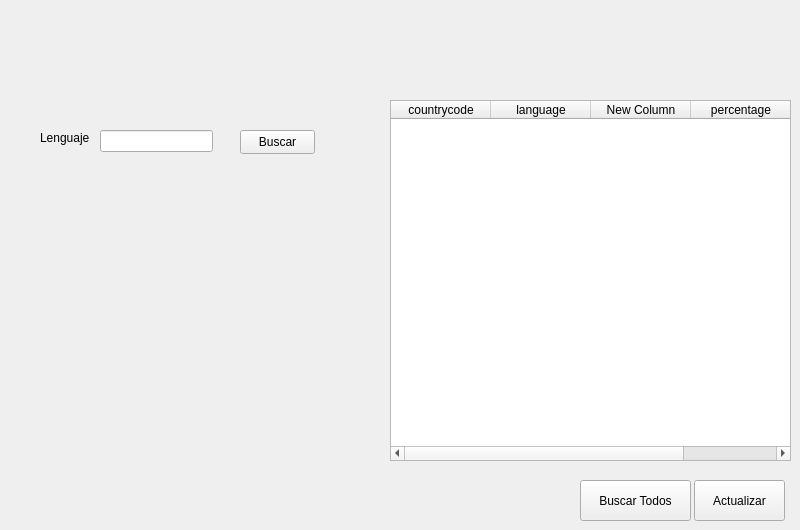
    <widget class="QWidget" name="tabLenguaje">
     <attribute name="title">
      <string>Consultar Lenguaje</string>
     </attribute>
     <widget class="QTableWidget" name="tableWidget">
      <property name="geometry">
       <rect>
        <x>390</x>
        <y>100</y>
        <width>401</width>
        <height>361</height>
       </rect>
      </property>
      <column>
       <property name="text">
        <string>countrycode</string>
       </property>
      </column>
      <column>
       <property name="text">
        <string>language</string>
       </property>
      </column>
      <column>
       <property name="text">
        <string>New Column</string>
       </property>
      </column>
      <column>
       <property name="text">
        <string>percentage</string>
       </property>
      </column>
     </widget>
     <widget class="QLabel" name="label_2">
      <property name="geometry">
       <rect>
        <x>40</x>
        <y>130</y>
        <width>51</width>
        <height>16</height>
       </rect>
      </property>
      <property name="text">
       <string>Lenguaje</string>
      </property>
     </widget>
     <widget class="QLineEdit" name="lineEdit">
      <property name="geometry">
       <rect>
        <x>100</x>
        <y>130</y>
        <width>113</width>
        <height>22</height>
       </rect>
      </property>
     </widget>
     <widget class="QPushButton" name="bt_buscarlenguaje">
      <property name="geometry">
       <rect>
        <x>240</x>
        <y>130</y>
        <width>75</width>
        <height>24</height>
       </rect>
      </property>
      <property name="text">
       <string>Buscar</string>
      </property>
     </widget>
     <widget class="QPushButton" name="bt_refreshlengua">
      <property name="geometry">
       <rect>
        <x>694</x>
        <y>480</y>
        <width>91</width>
        <height>41</height>
       </rect>
      </property>
      <property name="text">
       <string>Actualizar</string>
      </property>
     </widget>
     <widget class="QPushButton" name="bt_buscarTodosc">
      <property name="geometry">
       <rect>
        <x>580</x>
        <y>480</y>
        <width>111</width>
        <height>41</height>
       </rect>
      </property>
      <property name="text">
       <string>Buscar Todos</string>
      </property>
     </widget>
    </widget>
